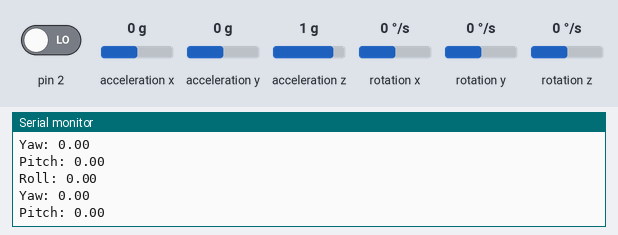
A sketch run on a simulated Arduino Uno, built with avr-gcc and run on an emulated ATmega328P. Shown: the last lines printed to the serial monitor. The inputs (shaded band) are chosen by the test bench; at power-on: rotation z 0 °/s, acceleration x 0 g, acceleration y 0 g, acceleration z 1 g, pin 2 LOW, rotation x 0 °/s, rotation y 0 °/s. The sensor or clock chip raises its interrupt line as the real part does.

Above: at 1.7 s.
1.8 s: rotation z set to -100 °/s
At 2.8 s:
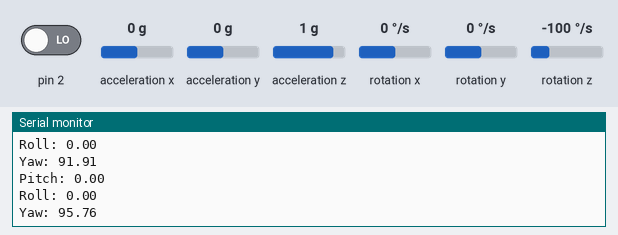
4.8 s: acceleration x set to -1.4 g
At 5.7 s:
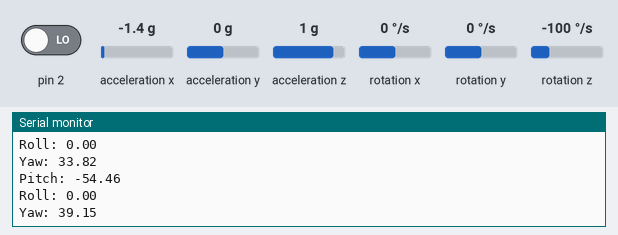
7.8 s: acceleration y set to -1.4 g
At 8.4 s:
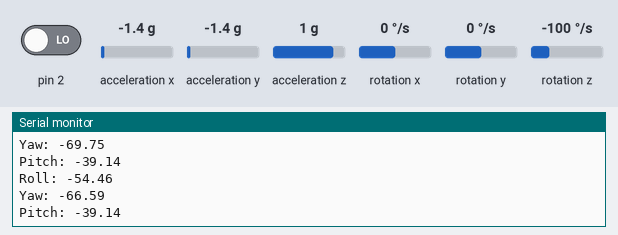
10.8 s: acceleration z set to 0 g
At 11.5 s:
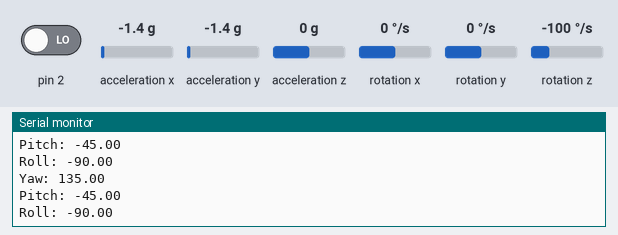
13.8 s: acceleration x set to 0 g
At 14.7 s:
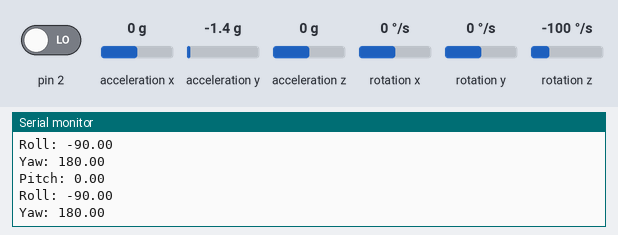
16.8 s: acceleration x set to 0.8 g
At 17.5 s:
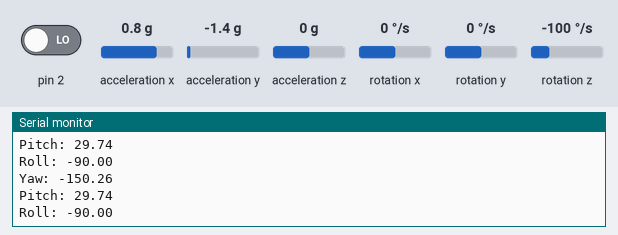
Timing chart, 0 to 19.8 s (numbered marks = the images above; inputs shaded):
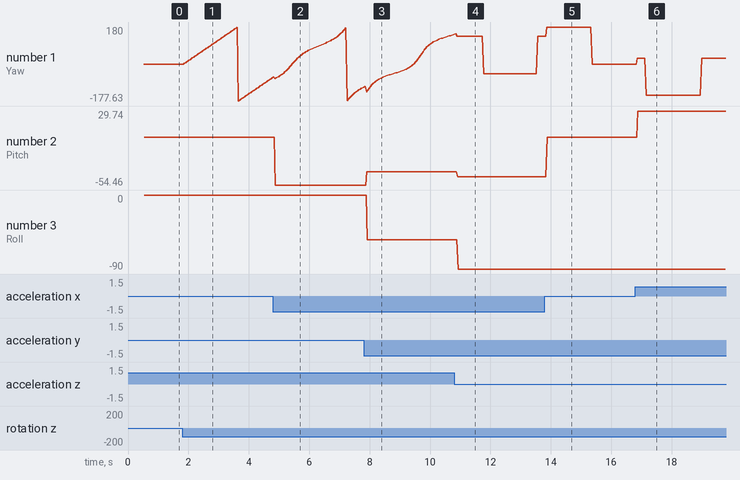

Measured:
- after the input at 1.8 s, the serial monitor: prints a new line after 0.07 s (image 1)
- after the input at 13.8 s, the serial monitor: prints a new line after 0.07 s (image 5)
- after the input at 16.8 s, the serial monitor: prints a new line after 0.07 s (image 6)
- plotted number 1: 0 → -65.04 after the input at 1.8 s, 135 → 0 after the input at 13.8 s, 0 → -150.26 after the input at 16.8 s
- plotted number 2: -45 → 0 after the input at 13.8 s, 0 → 29.74 after the input at 16.8 s

The sketch:

Kushal_Code_3.ino
```cpp
#include "I2Cdev.h"
#include "MPU6050_6Axis_MotionApps20.h"

#if I2CDEV_IMPLEMENTATION == I2CDEV_ARDUINO_WIRE
  #include "Wire.h"
#endif

MPU6050 mpu;

// MPU control/status vars
bool dmpReady = false; // set true if DMP init was successful
uint8_t mpuIntStatus; // holds actual interrupt status byte from MPU
uint8_t devStatus; // return status after each device operation (0 = success, !0 = error)
uint16_t packetSize; // expected DMP packet size (default is 42 bytes)
uint16_t fifoCount; // count of all bytes currently in FIFO
uint8_t fifoBuffer[64]; // FIFO storage buffer

// orientation/motion vars
Quaternion q; // [w, x, y, z] quaternion container
VectorFloat gravity; // [x, y, z] gravity vector
float ypr[3]; // [yaw, pitch, roll] yaw/pitch/roll container and gravity vector

volatile bool mpuInterrupt = false; // indicates whether MPU interrupt pin has gone high
void dmpDataReady()
{
  mpuInterrupt = true;
}

void setup()
{
// join I2C bus (I2Cdev library doesn't do this automatically)
#if I2CDEV_IMPLEMENTATION == I2CDEV_ARDUINO_WIRE
  Wire.begin();
  TWBR = 24; // 400kHz I2C clock (200kHz if CPU is 8MHz)
#elif I2CDEV_IMPLEMENTATION == I2CDEV_BUILTIN_FASTWIRE
  Fastwire::setup(400, true);
#endif

mpu.initialize();
Serial.begin(9600);
devStatus = mpu.dmpInitialize();

// supply your own gyro offsets here, scaled for min sensitivity
mpu.setXGyroOffset(220);
mpu.setYGyroOffset(76);
mpu.setZGyroOffset(-85);
mpu.setZAccelOffset(1788); // 1688 factory default for my test chip

// make sure it worked (returns 0 if so)
  if (devStatus == 0)
  {
    // turn on the DMP, now that it's ready
    mpu.setDMPEnabled(true);

    // enable Arduino interrupt detection
    attachInterrupt(0, dmpDataReady, RISING);
    mpuIntStatus = mpu.getIntStatus();

    // set our DMP Ready flag so the main loop() function knows it's okay to use it
    dmpReady = true;

    // get expected DMP packet size for later comparison
    packetSize = mpu.dmpGetFIFOPacketSize();

  }
  else
  {
    // ERROR!
    // 1 = initial memory load failed
    // 2 = DMP configuration updates failed
    // (if it's going to break, usually the code will be 1)
    Serial.print(F("DMP Initialization failed (code "));
    Serial.print(devStatus);
    Serial.println(F(")"));
  }
}


void loop()
{
  // if programming failed, don't try to do anything
  if (!dmpReady) return;

  // wait for MPU interrupt or extra packet(s) available
  while (!mpuInterrupt && fifoCount < packetSize);

  // reset interrupt flag and get INT_STATUS byte
  mpuInterrupt = false;
  mpuIntStatus = mpu.getIntStatus();

  // get current FIFO count
  fifoCount = mpu.getFIFOCount();

  // check for overflow (this should never happen unless our code is too inefficient)
  if ((mpuIntStatus & 0x10) || fifoCount == 1024)
  {
    // reset so we can continue cleanly
    mpu.resetFIFO();
    Serial.println(F("FIFO overflow!"));

  // otherwise, check for DMP data ready interrupt (this should happen frequently)
  }
  else if (mpuIntStatus & 0x02)
  {
    // wait for correct available data length, should be a VERY short wait
    while (fifoCount < packetSize) fifoCount = mpu.getFIFOCount();
    // read a packet from FIFO
    mpu.getFIFOBytes(fifoBuffer, packetSize);
    // track FIFO count here in case there is > 1 packet available
    // (this lets us immediately read more without waiting for an interrupt)
    fifoCount -= packetSize;

    mpu.dmpGetQuaternion(&q, fifoBuffer);
    mpu.dmpGetGravity(&gravity, &q);
    mpu.dmpGetYawPitchRoll(ypr, &q, &gravity);
    Serial.print("Yaw: ");
    Serial.println(ypr[0] * 180/M_PI);
    Serial.print("Pitch: ");
    Serial.println(ypr[1] * 180/M_PI);
    Serial.print("Roll: ");
    Serial.println(ypr[2] * 180/M_PI);
  }
}
```
